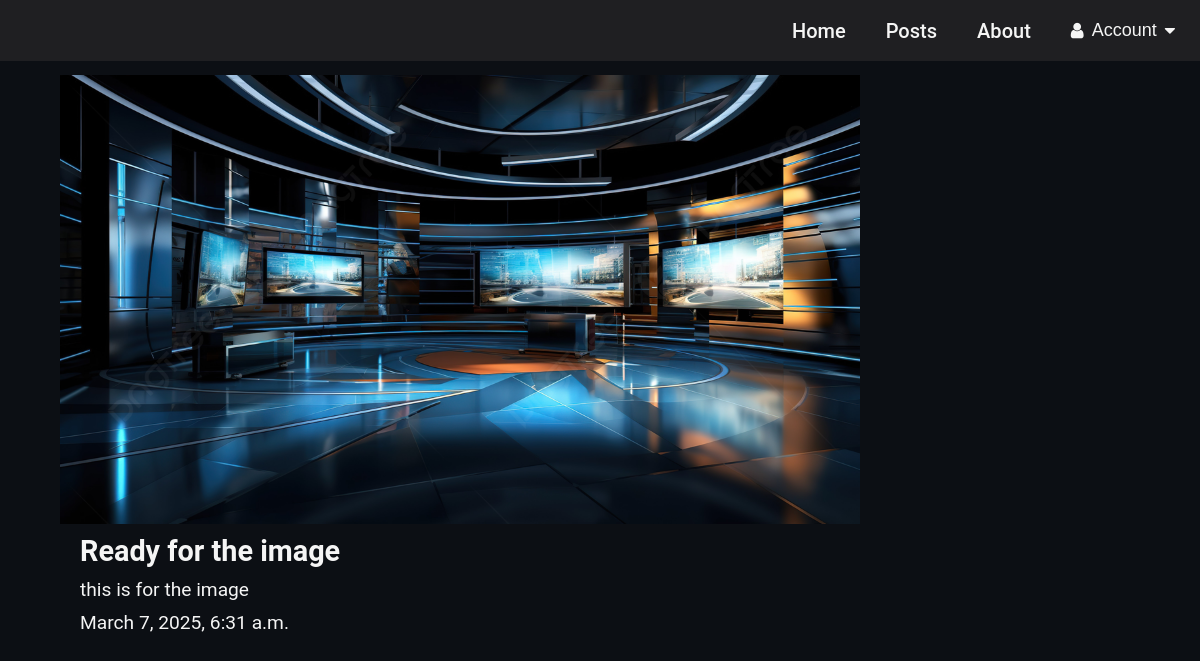
The page /posts/ready-for-image on the database its author committed.
### posts/models.py (models this page shows, shortened)
class Post(models.Model):
    title = models.CharField(max_length=75)
    body = models.TextField()
    slug = models.SlugField()
    date = models.DateTimeField(auto_now_add=True)
    banner = models.ImageField(default='fallback.png',blank=True)

### posts/views.py (the view)
# urls.py: path('<slug:slug>', views.post_page, name = "page"),
def post_page(request, slug):
   post = Post.objects.get(slug=slug)
   return render(request, 'posts/post_page.html',{'post': post})

### posts/templates/posts/post_page.html (shortened to what this page needs)
{% extends "layout.html" %}
{% block content %}
<section>
    <img class="banner" src="{{ post.banner.url }}" alt="{{ post.title }}"/>
    <h1>{{ post.title }}</h1>
    <p>{{ post.body }}</p>
    <p>{{ post.date }}</p>
</section>
{% endblock content %}

### static/css/style.css (style rules this page uses)
body { background-color: #0C0F14; font-size: 1.2rem; background-size: cover; background-repeat: no-repeat; color: whitesmoke; font-family: "Poppins", Arial, sans-serif; margin: 0; padding: 0; box-sizing: border-box; }
* { box-sizing: border-box; }
h1, h5, h4, p { margin: 10px 20px; font-family: "Roboto", serif; }
section { margin: 10px auto; width: 90%; }
.banner { display: block; width: 100%; max-width: 800px; }

### rows shown on the page
Post: banner (picture), title "Ready for the image", body "this is for the image", date "March 7, 2025, 6:31 a.m."
